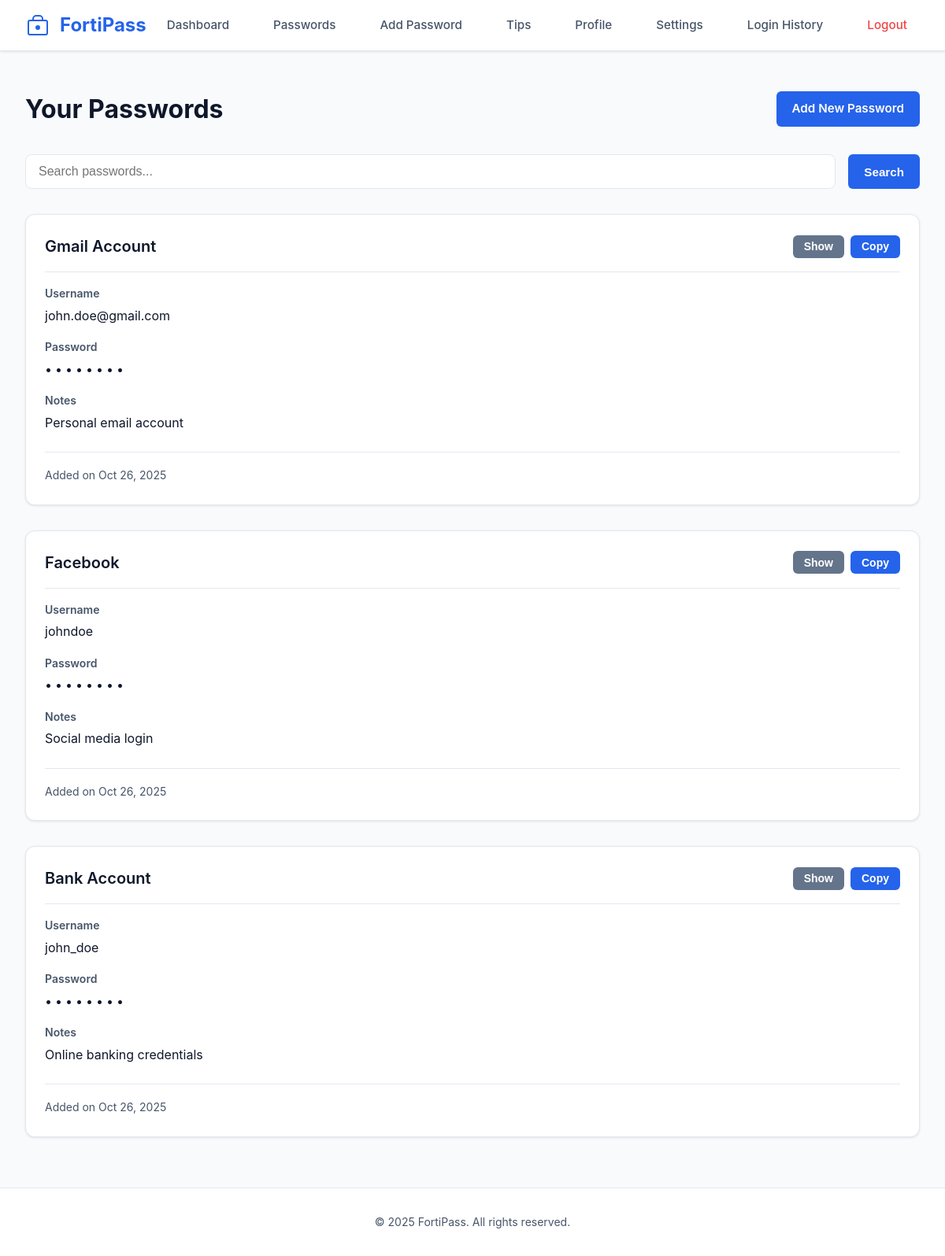
The app's page /passwords.php (signed in) with its own data.
### tables this page shows
CREATE TABLE IF NOT EXISTS passwords (
    id INT AUTO_INCREMENT PRIMARY KEY,
    user_id INT NOT NULL,
    name VARCHAR(255) NOT NULL,
    username VARCHAR(255) NOT NULL,
    password TEXT NOT NULL,
    notes TEXT,
    created_at TIMESTAMP DEFAULT CURRENT_TIMESTAMP,
    FOREIGN KEY (user_id) REFERENCES users(id) ON DELETE CASCADE
);

### src/config.php (called while the page is built, shortened)
<?php
function isLoggedIn() {
    return isset($_SESSION['user_id']);
}

### src/passwords.php (the view, shortened to what this page needs)
<?php
require_once 'config.php';
$conn = getDbConnection();
$search = $_GET['q'] ?? '';
if ($search) {
    $query = "SELECT * FROM passwords WHERE user_id = " . $_SESSION['user_id'] . " AND (name LIKE '%" . $search . "%' OR username LIKE '%" . $search . "%')";
    $stmt = $conn->query($query);
    $passwords = $stmt->fetchAll(PDO::FETCH_ASSOC);
} else {
    $stmt = $conn->prepare("SELECT * FROM passwords WHERE user_id = ? ORDER BY created_at DESC");
    $stmt->execute([$_SESSION['user_id']]);
    $passwords = $stmt->fetchAll(PDO::FETCH_ASSOC);
}
include 'header.php';
?>
<div class="container">
    <div class="page-header">
        <h1>Your Passwords</h1>
        <a href="/add-password.php" class="btn btn-primary">Add New Password</a>
    </div>
    <div class="search-bar">
        <form method="GET" class="search-form">
            <input type="text" name="q" placeholder="Search passwords..." value="<?php echo htmlspecialchars($search); ?>">
            <button type="submit" class="btn btn-primary">Search</button>
        </form>
    </div>
    <?php if (count($passwords) > 0): ?>
        <div class="password-list">
            <?php foreach ($passwords as $pwd): ?>
                <div class="password-item-card">
                    <div class="password-card-header">
                        <h3><?php echo htmlspecialchars($pwd['name']); ?></h3>
                        <div class="password-actions">
                            <button class="btn btn-sm btn-secondary" onclick="togglePassword(<?php echo $pwd['id']; ?>)">Show</button>
                            <button class="btn btn-sm btn-primary" onclick="copyPassword('<?php echo htmlspecialchars($pwd['password']); ?>')">Copy</button>
                        </div>
                    </div>
                    <div class="password-card-body">
                        <div class="password-field">
                            <label>Username</label>
                            <p><?php echo htmlspecialchars($pwd['username']); ?></p>
                        </div>
                        <div class="password-field">
                            <label>Password</label>
                            <p id="pwd-<?php echo $pwd['id']; ?>" class="password-hidden">••••••••</p>
                        </div>
                        <?php if ($pwd['notes']): ?>
                            <div class="password-field">
                                <label>Notes</label>
                                <p><?php echo htmlspecialchars($pwd['notes']); ?></p>
                            </div>
                        <?php endif; ?>
                        <div class="password-meta">
                            <small>Added on <?php echo date('M d, Y', strtotime($pwd['created_at'])); ?></small>
                        </div>
                    </div>
                </div>
            <?php endforeach; ?>
        </div>
    <?php endif; ?>
</div>
<?php include 'footer.php'; ?>

### src/header.php (shortened to what this page needs)
<!DOCTYPE html>
<html lang="en">
<head>
    <link rel="stylesheet" href="/assets/style.css">
</head>
<body>
    <nav class="navbar">
        <div class="nav-container">
            <a href="/" class="logo">
                <span>FortiPass</span>
            </a>
            <?php if (isLoggedIn()): ?>
            <div class="nav-links">
                <a href="/dashboard.php" class="nav-link">Dashboard</a>
                <a href="/passwords.php" class="nav-link">Passwords</a>
                <a href="/add-password.php" class="nav-link">Add Password</a>
                <a href="/tips.php" class="nav-link">Tips</a>
                <a href="/profile.php" class="nav-link">Profile</a>
                <a href="/settings.php" class="nav-link">Settings</a>
                <a href="/login-history.php" class="nav-link">Login History</a>
                <a href="/logout.php" class="nav-link logout-link">Logout</a>
            </div>
            <?php endif; ?>
        </div>
    </nav>
    <main class="main-content">

### src/footer.php
    </main>
    <footer class="footer">
        <div class="footer-container">
            <p>&copy; <?php echo date('Y'); ?> FortiPass. All rights reserved.</p>
        </div>
    </footer>
</body>
</html>

### src/assets/style.css (style rules this page uses)
:root { --primary-color: #2563eb; --primary-hover: #1d4ed8; --secondary-color: #64748b; --success-color: #10b981; --error-color: #ef4444; --bg-color: #f8fafc; --surface-color: #ffffff; --text-primary: #0f172a; --text-secondary: #475569; --border-color: #e2e8f0; --shadow: 0 1px 3px rgba(0, 0, 0, 0.1); --shadow-md: 0 4px 6px rgba(0, 0, 0, 0.1); --shadow-lg: 0 10px 15px rgba(0, 0, 0, 0.1); }
* { margin: 0; padding: 0; box-sizing: border-box; }
body { font-family: -apple-system, BlinkMacSystemFont, 'Segoe UI', Roboto, 'Helvetica Neue', Arial, sans-serif; background-color: var(--bg-color); color: var(--text-primary); line-height: 1.6; min-height: 100vh; display: flex; flex-direction: column; }
.navbar { background-color: var(--surface-color); border-bottom: 1px solid var(--border-color); box-shadow: var(--shadow); position: sticky; top: 0; z-index: 1000; }
.nav-container { max-width: 1400px; margin: 0 auto; padding: 0 2rem; display: flex; justify-content: space-between; align-items: center; height: 64px; }
.logo { display: flex; align-items: center; gap: 0.75rem; font-size: 1.5rem; font-weight: 700; color: var(--primary-color); text-decoration: none; transition: opacity 0.2s; }
.nav-links { display: flex; gap: 1.5rem; align-items: center; }
.nav-link { color: var(--text-secondary); text-decoration: none; font-weight: 500; font-size: 0.95rem; padding: 0.5rem 1rem; border-radius: 6px; transition: all 0.2s; }
.logout-link { color: var(--error-color); }
.main-content { flex: 1; padding: 3rem 2rem; }
.container { max-width: 1200px; margin: 0 auto; }
.page-header { margin-bottom: 2rem; display: flex; justify-content: space-between; align-items: center; }
.page-header h1 { font-size: 2rem; font-weight: 700; color: var(--text-primary); }
.btn { padding: 0.625rem 1.25rem; border: none; border-radius: 6px; font-weight: 600; font-size: 0.95rem; cursor: pointer; transition: all 0.2s; text-decoration: none; display: inline-block; }
.btn-primary { background-color: var(--primary-color); color: white; }
.btn-secondary { background-color: var(--secondary-color); color: white; }
.btn-sm { padding: 0.4rem 0.875rem; font-size: 0.875rem; }
.password-list { display: flex; flex-direction: column; gap: 1rem; }
.password-actions { display: flex; gap: 0.5rem; }
.search-bar { margin-bottom: 2rem; }
.search-form { display: flex; gap: 1rem; }
.search-form input { flex: 1; padding: 0.75rem 1rem; border: 1px solid var(--border-color); border-radius: 8px; font-size: 1rem; }
.password-item-card { background: var(--surface-color); border: 1px solid var(--border-color); border-radius: 12px; padding: 1.5rem; margin-bottom: 1rem; box-shadow: var(--shadow); transition: all 0.2s; }
.password-card-header { display: flex; justify-content: space-between; align-items: center; margin-bottom: 1rem; padding-bottom: 1rem; border-bottom: 1px solid var(--border-color); }
.password-card-header h3 { font-size: 1.25rem; font-weight: 600; }
.password-card-body { display: flex; flex-direction: column; gap: 1rem; }
.password-field label { display: block; font-size: 0.875rem; font-weight: 600; color: var(--text-secondary); margin-bottom: 0.25rem; }
.password-field p { font-size: 1rem; color: var(--text-primary); }
.password-hidden { font-size: 1.5rem; letter-spacing: 0.25rem; }
.password-meta { margin-top: 0.5rem; padding-top: 1rem; border-top: 1px solid var(--border-color); }
.password-meta small { color: var(--text-secondary); font-size: 0.875rem; }
.footer { background: var(--surface-color); border-top: 1px solid var(--border-color); padding: 2rem 0; margin-top: auto; }
.footer-container { max-width: 1400px; margin: 0 auto; padding: 0 2rem; text-align: center; color: var(--text-secondary); font-size: 0.875rem; }

### records on screen
passwords: name "Gmail Account", username "john.doe@gmail.com", notes "Personal email account", created_at "Oct 26, 2025"
passwords: name "Facebook", username "johndoe", notes "Social media login", created_at "Oct 26, 2025"
passwords: name "Bank Account", username "john_doe", notes "Online banking credentials", created_at "Oct 26, 2025"
